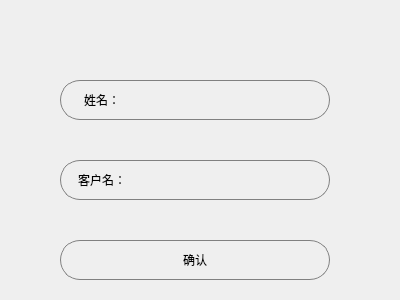
<?xml version="1.0" encoding="UTF-8"?>
<ui version="4.0">
 <class>Login</class>
 <widget class="QDialog" name="Login">
  <property name="geometry">
   <rect>
    <x>0</x>
    <y>0</y>
    <width>400</width>
    <height>300</height>
   </rect>
  </property>
  <property name="windowTitle">
   <string>Dialog</string>
  </property>
  <widget class="QLabel" name="label">
   <property name="geometry">
    <rect>
     <x>60</x>
     <y>80</y>
     <width>70</width>
     <height>40</height>
    </rect>
   </property>
   <property name="styleSheet">
    <string notr="true">QLabel{
	background-color: rgba(255, 255, 255, 0);
	border: 1px solid gray;
	border-right: none;
	border-top-left-radius: 20px;
	border-bottom-left-radius: 20px;
}
QLabel:hover{
	color: rgb(255, 93, 35);
	border-color: rgb(255, 93, 35);
}
QLabel:pressed{
	background-color: rgb(255, 93, 35);
	color: rgb(255, 255, 255);
}</string>
   </property>
   <property name="text">
    <string>    姓名：</string>
   </property>
   <property name="alignment">
    <set>Qt::AlignCenter</set>
   </property>
  </widget>
  <widget class="QLineEdit" name="textName">
   <property name="geometry">
    <rect>
     <x>130</x>
     <y>80</y>
     <width>200</width>
     <height>40</height>
    </rect>
   </property>
   <property name="styleSheet">
    <string notr="true">QLineEdit{
	background-color: rgba(255, 255, 255, 0);
	border: 1px solid gray;
	border-left: none;
	border-top-right-radius: 20px;
	border-bottom-right-radius: 20px;
	color: rgb(51, 51, 51);
}
QLineEdit:hover{
	color: rgb(255, 93, 35);
	border-color: rgb(255, 93, 35);
}</string>
   </property>
   <property name="text">
    <string/>
   </property>
   <property name="alignment">
    <set>Qt::AlignCenter</set>
   </property>
  </widget>
  <widget class="QLabel" name="label_2">
   <property name="geometry">
    <rect>
     <x>60</x>
     <y>160</y>
     <width>70</width>
     <height>40</height>
    </rect>
   </property>
   <property name="styleSheet">
    <string notr="true">QLabel{
	background-color: rgba(255, 255, 255, 0);
	border: 1px solid gray;
	border-right: none;
	border-top-left-radius: 20px;
	border-bottom-left-radius: 20px;
}
QLabel:hover{
	color: rgb(255, 93, 35);
	border-color: rgb(255, 93, 35);
}
QLabel:pressed{
	background-color: rgb(255, 93, 35);
	color: rgb(255, 255, 255);
}</string>
   </property>
   <property name="text">
    <string>    客户名：</string>
   </property>
   <property name="alignment">
    <set>Qt::AlignCenter</set>
   </property>
  </widget>
  <widget class="QLineEdit" name="textUser">
   <property name="geometry">
    <rect>
     <x>130</x>
     <y>160</y>
     <width>200</width>
     <height>40</height>
    </rect>
   </property>
   <property name="styleSheet">
    <string notr="true">QLineEdit{
	background-color: rgba(255, 255, 255, 0);
	border: 1px solid gray;
	border-left: none;
	border-top-right-radius: 20px;
	border-bottom-right-radius: 20px;
	color: rgb(51, 51, 51);
}
QLineEdit:hover{
	color: rgb(255, 93, 35);
	border-color: rgb(255, 93, 35);
}</string>
   </property>
   <property name="text">
    <string/>
   </property>
   <property name="alignment">
    <set>Qt::AlignCenter</set>
   </property>
  </widget>
  <widget class="QPushButton" name="btnSure">
   <property name="geometry">
    <rect>
     <x>60</x>
     <y>240</y>
     <width>270</width>
     <height>40</height>
    </rect>
   </property>
   <property name="styleSheet">
    <string notr="true">QPushButton{
	background-color: rgba(255, 255, 255, 0);
	border: 1px solid gray;
	border-radius: 20px;
	font: 75 14pt &quot;微软雅黑&quot;;
}
QPushButton:hover{
	color: rgb(255, 93, 35);
	border-color: rgb(255, 93, 35);
}
QPushButton:pressed{
	background-color: rgb(255, 93, 35);
	color: rgb(255, 255, 255);
}</string>
   </property>
   <property name="text">
    <string>确认</string>
   </property>
  </widget>
  <widget class="QLabel" name="LOGO">
   <property name="geometry">
    <rect>
     <x>127</x>
     <y>10</y>
     <width>135</width>
     <height>54</height>
    </rect>
   </property>
   <property name="text">
    <string/>
   </property>
  </widget>
 </widget>
 <resources/>
 <connections/>
</ui>
